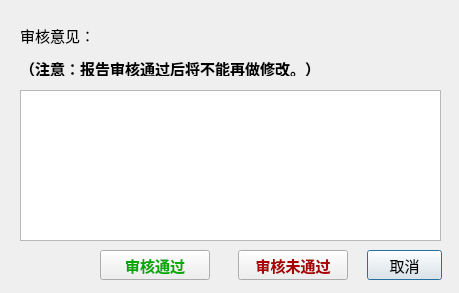
<?xml version="1.0" encoding="UTF-8"?>
<ui version="4.0">
 <class>ConfirmReport</class>
 <widget class="QDialog" name="ConfirmReport">
  <property name="geometry">
   <rect>
    <x>0</x>
    <y>0</y>
    <width>459</width>
    <height>293</height>
   </rect>
  </property>
  <property name="font">
   <font>
    <family>宋体</family>
    <pointsize>11</pointsize>
   </font>
  </property>
  <property name="windowTitle">
   <string>多点远程超声 - 审核报告</string>
  </property>
  <widget class="QLabel" name="label">
   <property name="geometry">
    <rect>
     <x>20</x>
     <y>20</y>
     <width>81</width>
     <height>31</height>
    </rect>
   </property>
   <property name="text">
    <string>审核意见：</string>
   </property>
  </widget>
  <widget class="QTextEdit" name="confirm_msg_text_edit">
   <property name="geometry">
    <rect>
     <x>20</x>
     <y>90</y>
     <width>421</width>
     <height>151</height>
    </rect>
   </property>
  </widget>
  <widget class="QLabel" name="label_2">
   <property name="geometry">
    <rect>
     <x>20</x>
     <y>60</y>
     <width>421</width>
     <height>16</height>
    </rect>
   </property>
   <property name="font">
    <font>
     <weight>75</weight>
     <bold>true</bold>
    </font>
   </property>
   <property name="text">
    <string>（注意：报告审核通过后将不能再做修改。）</string>
   </property>
  </widget>
  <widget class="QPushButton" name="cancel_button">
   <property name="geometry">
    <rect>
     <x>367</x>
     <y>250</y>
     <width>75</width>
     <height>30</height>
    </rect>
   </property>
   <property name="text">
    <string>取消</string>
   </property>
  </widget>
  <widget class="QPushButton" name="reject_button">
   <property name="geometry">
    <rect>
     <x>238</x>
     <y>250</y>
     <width>110</width>
     <height>30</height>
    </rect>
   </property>
   <property name="font">
    <font>
     <weight>75</weight>
     <bold>true</bold>
    </font>
   </property>
   <property name="styleSheet">
    <string notr="true">color: rgb(170, 0, 0);</string>
   </property>
   <property name="text">
    <string>审核未通过</string>
   </property>
  </widget>
  <widget class="QPushButton" name="pass_button">
   <property name="geometry">
    <rect>
     <x>100</x>
     <y>250</y>
     <width>110</width>
     <height>30</height>
    </rect>
   </property>
   <property name="font">
    <font>
     <weight>75</weight>
     <bold>true</bold>
    </font>
   </property>
   <property name="styleSheet">
    <string notr="true">color: rgb(0, 170, 0);</string>
   </property>
   <property name="text">
    <string>审核通过</string>
   </property>
  </widget>
 </widget>
 <resources/>
 <connections/>
</ui>
